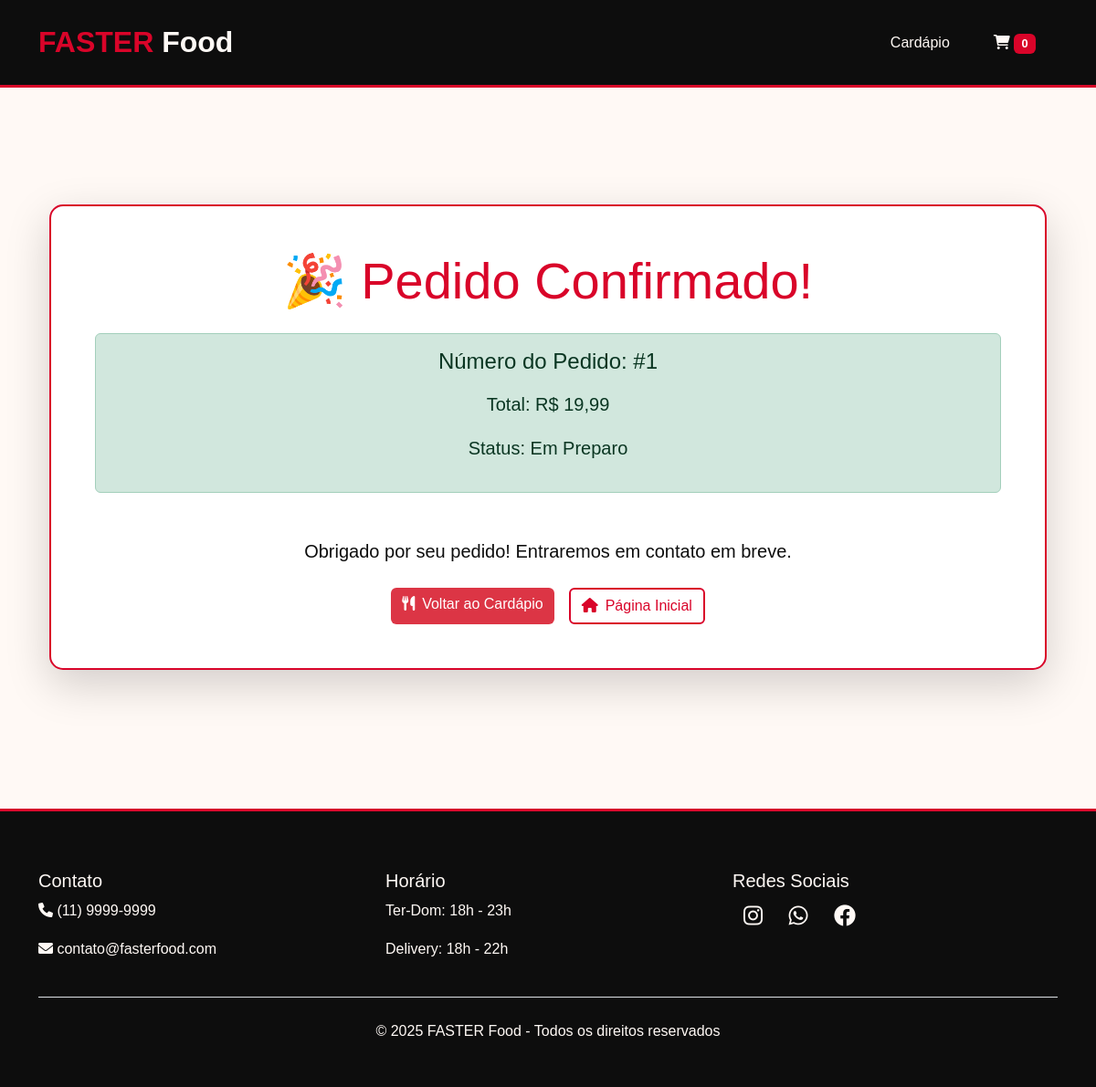
The page /confirmacao/1/ on the database as committed earlier.
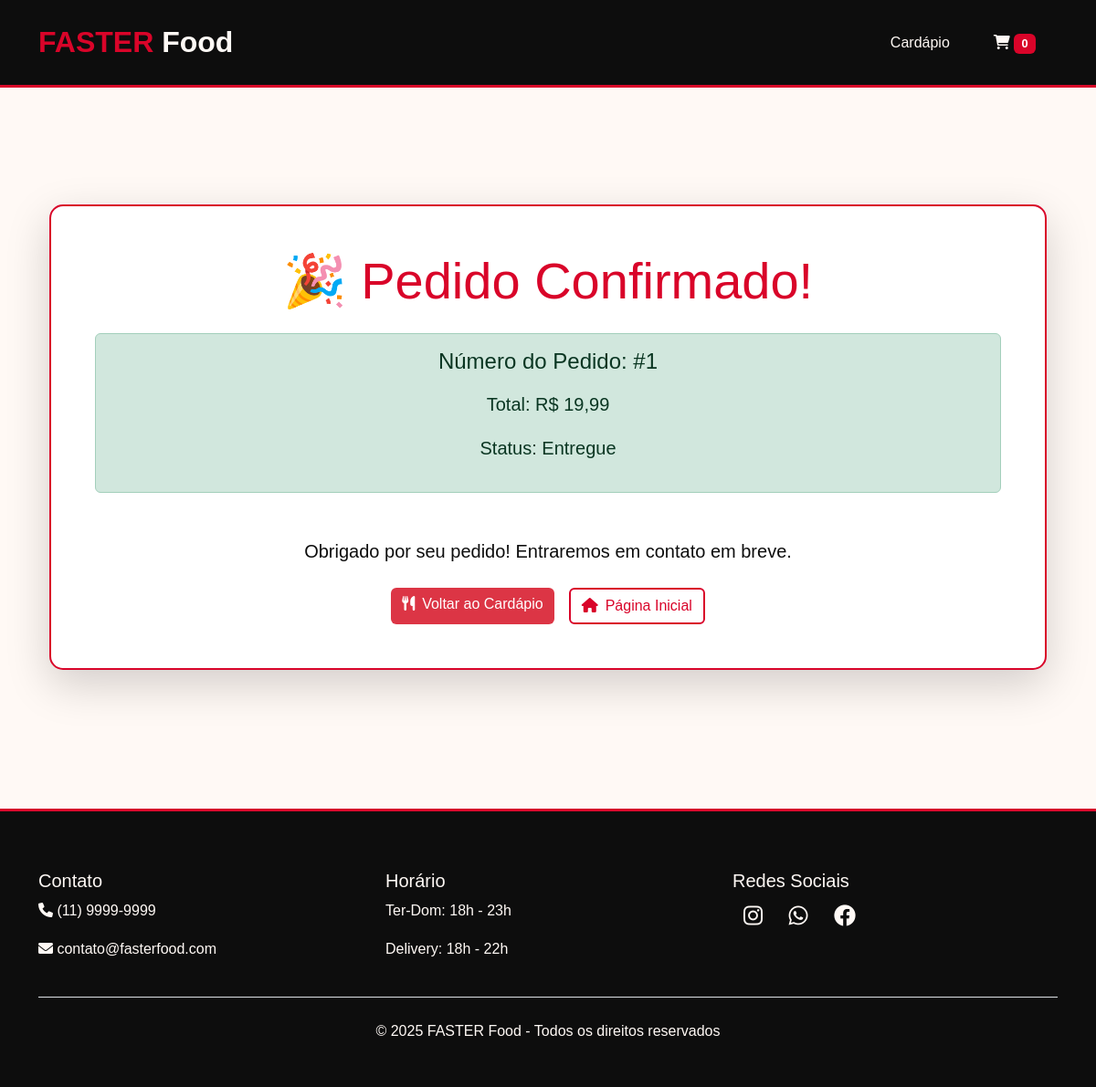
The same page on the database as committed later.
### delivery_app/models.py (models this page shows, shortened)
class Pedido(models.Model):
    STATUS_CHOICES = [
        ('Pendente', 'Pendente'),
        ('Em Preparo', 'Em Preparo'),
        ('Entregue', 'Entregue'),
    ]
    cliente_nome = models.CharField(max_length=100)
    cliente_endereco = models.CharField(max_length=200)
    cliente_telefone = models.CharField(max_length=20)
    total = models.DecimalField(max_digits=10, decimal_places=2)
    status = models.CharField(max_length=20, choices=STATUS_CHOICES, default='Pendente')
    criado_em = models.DateTimeField(auto_now_add=True)
    tracking_token = models.UUIDField(default=uuid.uuid4, editable=False, unique=True)
    def get_absolute_url(self):
        return reverse('acompanhar_pedido', args=[str(self.tracking_token)])

### delivery_app/views.py (the view)
# urls.py: path('confirmacao/<int:pedido_id>/', views.confirmacao, name='confirmacao'),
def confirmacao(request, pedido_id):
    pedido = get_object_or_404(Pedido, id=pedido_id)
    return render(request, 'confirmacao.html', {
        'pedido': pedido,
        'whatsapp_url': request.GET.get('whatsapp_url', ''),
        'tracking_url': request.build_absolute_uri(pedido.get_absolute_url())
    })

### delivery_app/templates/confirmacao.html (shortened to what this page needs)
{% extends 'base.html' %}
{% load humanize %}
{% block content %}
<div class="container text-center py-5">
    <div class="confirmation-card shadow-lg p-5 mb-4">
        <h1 class="display-4 text-vermelho mb-4">🎉 Pedido Confirmado!</h1>
        <div class="alert alert-success">
            <h4 class="mb-3">Número do Pedido: #{{ pedido.id }}</h4>
            <div class="row justify-content-center">
                <div class="col-md-6">
                    <p class="lead"><strong>Total:</strong> R$ {{ pedido.total|intcomma }}</p>
                    <p class="lead"><strong>Status:</strong> {{ pedido.status }}</p>
                </div>
            </div>
        </div>
        <div class="mt-5">
            <p class="lead">Obrigado por seu pedido! Entraremos em contato em breve.</p>
            <div class="d-flex justify-content-center gap-3 mt-4">
                <a href="{% url 'cardapio' %}" class="btn btn-vermelho">
                    <i class="fas fa-utensils me-2"></i>Voltar ao Cardápio
                </a>
                <a href="/" class="btn btn-outline-vermelho">
                    <i class="fas fa-home me-2"></i>Página Inicial
                </a>
            </div>
        </div>
    </div>
</div>
{% endblock %}

Rows that differ between the two databases and show on the page:
changed Pedido id 1: status "Em Preparo" → "Entregue"
